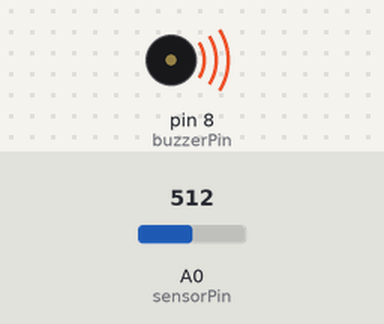
Bench run of a sketch on a simulated Arduino Uno, built with avr-gcc and run on an emulated ATmega328P. Shown: buzzer (waves = sounding, pin HIGH). The inputs (shaded band) are chosen by the test bench; at power-on: A0 (sensorPin) = 512.

Above: at 1.25 s.
1.3 s: A0 (sensorPin) set to 111
4.3 s: A0 (sensorPin) set to 93
At 4.9 s:
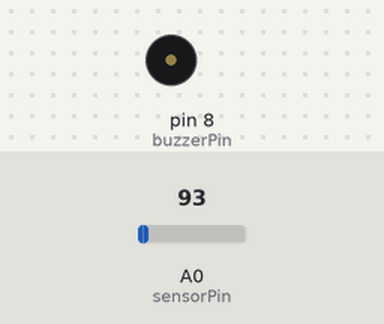
5.8 s: A0 (sensorPin) set to 110
At 6.05 s:
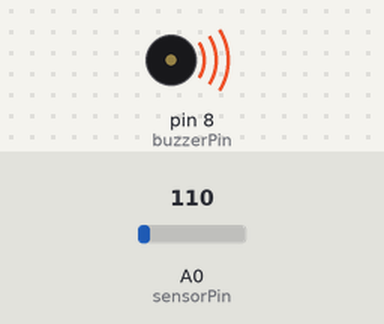
8.8 s: A0 (sensorPin) set to 90
Timing chart, 0 to 11.3 s (numbered marks = the images above; inputs shaded):
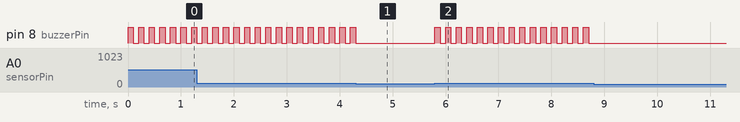

The sketch:

RoboticsProject11.ino
```cpp
//RAIN SENSOR
int sensorPin = A0;
int threshold = 100;
int buzzerPin = 8;
int data;

void setup() {
  pinMode(buzzerPin, OUTPUT);
}
void loop() {
  data = analogRead(sensorPin);
  if(data > threshold){
    digitalWrite(buzzerPin, HIGH);
    delay(100);
    digitalWrite(buzzerPin, LOW);
    delay(100);
  }
  else{
    digitalWrite(buzzerPin, LOW);
  }
}
```

Measured:
- the behaviour switches between 101 and 100 on A0 (sensorPin) (found by bisection; images 0 and 1)
- after the input at 4.3 s, pin 8 (buzzerPin): goes on until 4.3 s, then stays LOW
- after the input at 5.8 s, pin 8 (buzzerPin): alternates HIGH for 0.10 s and LOW for 0.10 s, starting at once
- after the input at 8.8 s, pin 8 (buzzerPin): stops changing and stays LOW
- by itself, pin 8 (buzzerPin): alternates HIGH for 0.10 s and LOW for 0.10 s
